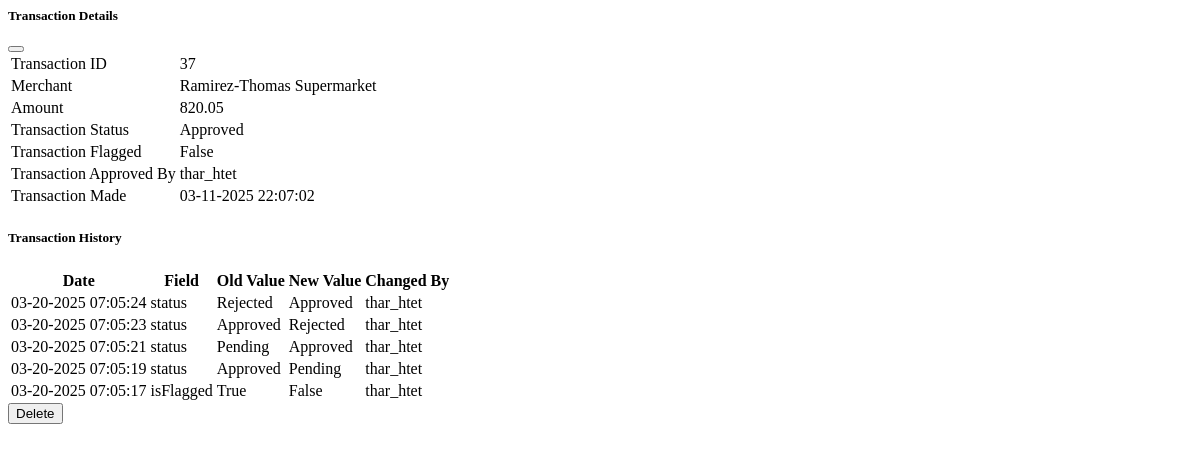
The page /transaction/37/ (signed in) on the database as committed earlier.
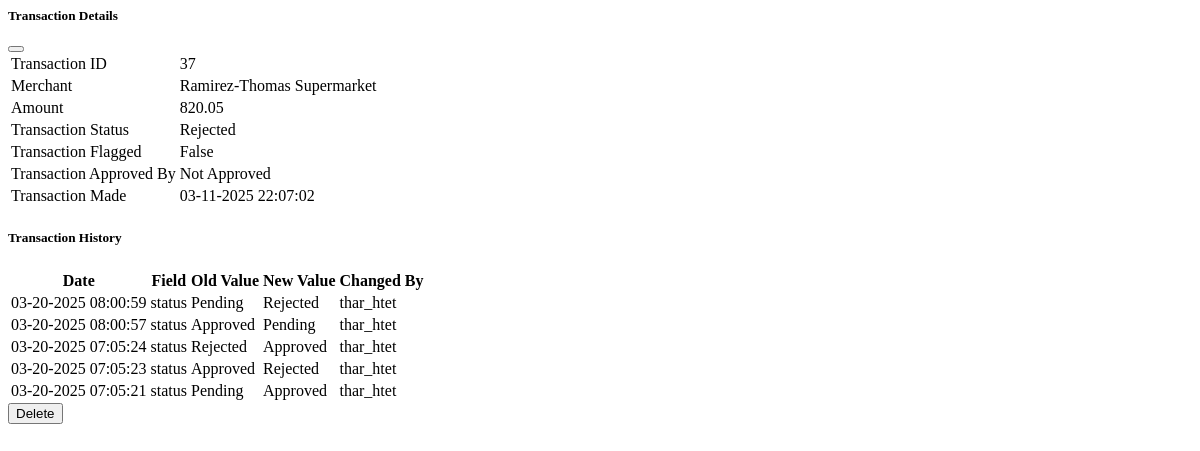
The same page on the database as committed later.
### auditApp/models.py (models this page shows, shortened)
class Transaction(models.Model):
    STATUS_CHOICES = [
        ('Approved', 'Approved'),
        ('Pending', 'Pending'),
        ('Rejected', 'Rejected'),
    ]
    amount = models.DecimalField(max_digits=10, decimal_places=2, validators=[MinValueValidator(0)],null=False, blank=False)
    status = models.CharField(max_length=255, choices=STATUS_CHOICES, null=False, blank=False,default='Pending')
    timestamp = models.DateTimeField(auto_now_add=True)
    merchant = models.CharField(max_length=255, null=False, blank=False)
    isFlagged = models.BooleanField(default=False,null=True, blank=True)
    approved_by = models.ForeignKey(User, on_delete=models.SET_NULL, null=True, blank=True)
    def get_history(self):
        return self.history.all().select_related('changed_by').order_by('-changed_at')

class TransactionHistory(models.Model):
    transaction = models.ForeignKey('Transaction', on_delete=models.CASCADE, related_name='history')
    changed_by = models.ForeignKey(User, on_delete=models.SET_NULL, null=True)
    changed_at = models.DateTimeField(auto_now_add=True)
    field_name = models.CharField(max_length=100)
    old_value = models.CharField(max_length=255, null=True)
    new_value = models.CharField(max_length=255, null=True)
    class Meta:
        ordering = ['-changed_at']

### auditApp/views.py (the view)
# urls.py: path('transaction/<int:pk>/', views.transaction_detail, name='transaction_detail'),
@login_required
def transaction_detail(request, pk):
    try:
        transaction = Transaction.objects.get(pk=pk)
        return render(request, 'partials/transaction_detail.html', {
            'transaction': transaction
        })
    except ObjectDoesNotExist:
        messages.error(request, 'Transaction not found.')
        return redirect('home')
    except DatabaseError as e:
        messages.error(request, 'A database error occurred.')
        print(f"Database error: {e}")
        return redirect('home')

### auditApp/templates/partials/transaction_detail.html (shortened to what this page needs)
{% if transaction %}
<div class="modal-content ">
    <div class="modal-body">
         <div class="d-flex justify-content-between align-items-center">
            <h5 class="mb-3 ">Transaction Details</h5>
            <div class="mb-3">
                <button type="button" class="btn-close btn-danger" data-bs-dismiss="modal" aria-label="Close"></button>
            </div>
         </div>
        <table class="table table-bordered">
            <tbody>
                <tr>
                    <td>Transaction ID</td>
                    <td>{{ transaction.id }}</td>
                </tr>
                <tr>
                    <td>Merchant</td>
                    <td>{{ transaction.merchant }}</td>
                </tr>
                <tr>
                    <td>Amount</td>
                    <td>{{ transaction.amount }}</td>
                </tr>
                <tr>
                    <td>Transaction Status</td>
                    <td>{{ transaction.status }}</td>
                </tr>
                <tr>
                    <td>Transaction Flagged</td>
                    <td>{{ transaction.isFlagged }}</td>
                </tr>
                <tr>
                    <td>Transaction Approved By</td>
                    <td>{{ transaction.approved_by.username|default:"Not Approved" }}</td>
                </tr>
                <tr>
                    <td>Transaction Made</td>
                    <td>{{ transaction.timestamp|date:"m-d-Y H:i:s"}}</td>
                </tr>
            </tbody>
        </table>
        <h5 class="mb-3 mt-3 ">Transaction History</h5>
        <table class="table table-bordered">
            <thead>
                <tr>
                    <th>Date</th>
                    <th>Field</th>
                    <th>Old Value</th>
                    <th>New Value</th>
                    <th>Changed By</th>
                </tr>
            </thead>
            <tbody>
                {% for history in transaction.get_history|slice:":5" %}
                <tr>
                    <td>{{ history.changed_at|date:"m-d-Y H:i:s" }}</td>
                    <td>{{ history.field_name }}</td>
                    <td>{{ history.old_value }}</td>
                    <td>{{ history.new_value }}</td>
                    <td>{{ history.changed_by.username }}</td>
                </tr>
                {% endfor %}
            </tbody>
        </table>
    </div>
    <div class="modal-footer">
        <button hx-post="{% url 'delete_transaction' transaction.id %}"
                        hx-confirm="Are you sure you want to delete this transaction?"
                        hx-headers='{"X-CSRFToken": "{{ csrf_token }}"}'
                        hx-target="#transaction-container"
                        hx-swap="innerHTML"
                        data-bs-dismiss="modal"
                        class="btn btn-danger mb-3">Delete</button>
    </div>
</div>
{% endif %}

Rows that differ between the two databases and show on the page:
no longer on this page (row unchanged): TransactionHistory: changed_at "03-20-2025 07:05:19", field_name "status", old_value "Approved", new_value "Pending", changed_by.username "thar_htet"
no longer on this page (row unchanged): TransactionHistory: changed_at "03-20-2025 07:05:17", field_name "isFlagged", old_value "True", new_value "False", changed_by.username "thar_htet"
changed Transaction "Ramirez-Thomas Supermarket": status "Approved" → "Rejected"; approved_by.username "thar_htet" → "Not Approved"
added TransactionHistory: changed_at "03-20-2025 08:00:59", field_name "status", old_value "Pending", new_value "Rejected", changed_by.username "thar_htet"
added TransactionHistory: changed_at "03-20-2025 08:00:57", field_name "status", old_value "Approved", new_value "Pending", changed_by.username "thar_htet"
